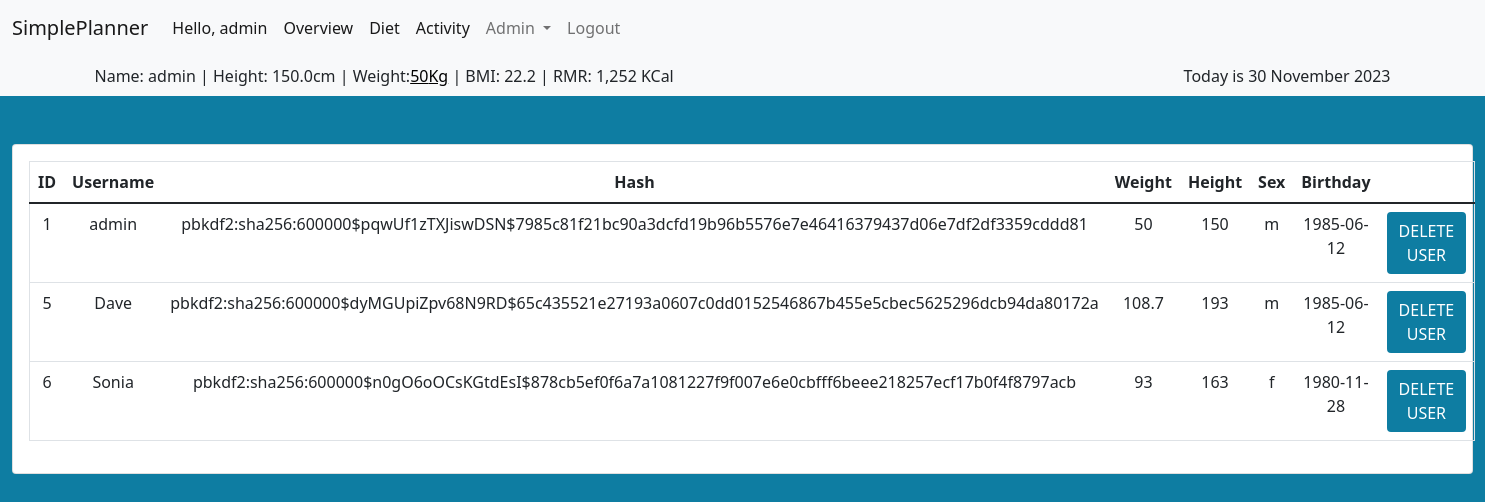
Screenshot of /admin_users (signed in) with the database file from the repository.
### tables this page shows
CREATE TABLE "users" (
    id INTEGER PRIMARY KEY, 
    username TEXT NOT NULL, 
    hash TEXT NOT NULL, 
    weight INTEGER NOT NULL,
    height INTEGER NOT NULL,
    birthday DATE NOT NULL,
    sex TEXT NOT NULL CHECK (sex='m' OR sex='f')
);

### app.py (the view)
@app.route("/admin_users")
@helpers.admin_required
def admin_users():
    cur = db.cursor()
    users = cur.execute("SELECT * FROM users").fetchall()
    cur.close()
    return render_template("admin_users.html", users=users)

### helpers.py (called while the page is built)
def dict_factory(cursor, row):
    fields = [column[0] for column in cursor.description]
    return {key: value for key, value in zip(fields, row)}

def admin_required(f):
    @wraps(f)
    def decorated_function(*args, **kwargs):
        if session.get("user_id") != 1:
            return redirect("/logout")
        return f(*args, **kwargs)
    return decorated_function

def kcal(value):
    return f"{value:,} KCal"

def date_format(value):
    months = ("January", "February", "March", "April", "May", "June",
              "July", "August", "September", "October", "November", "December")
    month = months[value.month-1]
    return "{} {} {}".format(value.day, month, value.year)

### templates/admin_users.html (shortened to what this page needs)
{% extends "layout.html" %}
{% block main %}
<div class="card text-center">
    <div class="card-body">
        <table class="table">
            <thead>
                <tr>
                    <th>ID</th>
                    <th>Username</th>
                    <th>Hash</th>
                    <th>Weight</th>
                    <th>Height</th>
                    <th>Sex</th>
                    <th>Birthday</th>
                    <th></th>
                </tr>
            </thead>
            <tbody>
                {% for user in users %}
                <tr>
                    <td>{{ user["id"] }}</td>
                    <td>{{ user["username"] }}</td>
                    <td>{{ user["hash"] }}</td>
                    <td>{{ user["weight"] }}</td>
                    <td>{{ user["height"] }}</td>
                    <td>{{ user["sex"] }}</td>
                    <td>{{ user["birthday"] }}</td>
                    <td>
                        <form action="/delete_user" method="post"
                            onsubmit="return confirm('Are you sure you wish to delete {{ user.username }} ?');">
                            {% if session["user_id"] == user["id"] %}
                            <button type="submit" disabled>DELETE USER</button>
                            {% else %}
                            <button type="submit">DELETE USER</button>
                            {% endif %}
                        </form>
                    </td>
                </tr>
                {% endfor %}
            </tbody>
        </table>
    </div>
</div>
{% endblock %}

### templates/layout.html (shortened to what this page needs)
<!DOCTYPE html>
<html lang="eng">
<head>
    <link href="https://cdn.jsdelivr.net/npm/bootstrap@5.1.3/dist/css/bootstrap.min.css"
 rel="stylesheet">
    <link rel="stylesheet" href="https://cdn.jsdelivr.net/npm/bootstrap-icons@1.11.1/font/bootstrap-icons.css">
    <link rel="stylesheet" type="text/css" href="static/style.css">
</head>
<body>
    <nav class="navbar navbar-expand-lg navbar-light bg-light">
        <div class="container-fluid">
            <a class="navbar-brand" href="/">SimplePlanner</a>
            <div class="collapse navbar-collapse" id="navbarNavDropdown">
                <ul class="navbar-nav">
                    {% if session["user_id"] %}
                    <li class="nav-item">
                        <a class="nav-link active" aria-current="page" href="#">Hello, {{ session["username"] }}</a>
                    </li>
                    <li class="nav-item">
                        <a class="nav-link active" aria-current="page" href="/overview">Overview</a>
                    </li>
                    <li class="nav-item">
                        <a class="nav-link active" aria-current="page" href="/diet_diary">Diet</a>
                    </li>
                    <li class="nav-item">
                        <a class="nav-link active" aria-current="page" href="/exercise_diary">Activity</a>
                    </li>
                    {% if session["user_id"] == 1 %}
                    <li class="nav-item dropdown">
                        <a class="nav-link dropdown-toggle" href="#" id="navbarDropdownMenuLink" role="button"
                            data-bs-toggle="dropdown" aria-expanded="false">
                            Admin
                        </a>
                    </li>
                    {% endif %}
                    <li class="nav-item">
                        <a class="nav-link" href="/logout">Logout</a>
                    </li>
                    {% endif %}
                </ul>
            </div>
        </div>
    </nav>
    {% if session["user_id"] %}
    <nav class="navbar navbar-expand-lg navbar-light bg-light">
        <div class="container">
            <div class="collapse navbar-collapse" id="navbarButtonsExample">
                Name: {{ session["username"] }} | Height: {{ session["height"] }}cm | Weight: <a type="button"
                    data-bs-toggle="modal" data-bs-target="#update_weight" href="#">{{ session['weight'] }}Kg</a>&nbsp|
                BMI: {{ (session["weight"] / ((session["height"] / 100) * (session["height"] / 100))) | round(1,
                'common') }} | RMR: {{ session["rmr"] | kcal }}
            </div>
            <div class="d-flex align-items-center">
                Today is {{ session["today"] | date_format }}
            </div>
        </div>
    </nav>
    {% endif %}
    <main class="container-fluid py-5 text-center">
        {% block main %}{% endblock %}
    </main>
</body>
</html>

### static/style.css (style rules this page uses)
body { background-color: rgb(14, 125, 162); }
a { color: rgb(255, 255, 255); }
table { border: 1px solid; }
button { background-color: rgb(14, 125, 162); border: 2px solid rgb(14, 125, 162); color: white; padding: 5px 10px; text-align: center; text-decoration: none; display: inline-block; font-size: 16px; border-radius: 4px; transition-duration: 0.4s; }
.navbar a, .modal a { color: rgb(0, 0, 0); }

### rows the page displays
users: username "admin", id "1", hash "pbkdf2:sha256:600000$pqwUf1zTXJiswDSN$7985c81f21bc90a3dcfd19b96b5576e7e46416379437d06e7df2df3359cddd81", weight "50", height "150", sex "m", birthday "1985-06-12", shows "DELETE USER"
users: id "5", username "Dave", hash "pbkdf2:sha256:600000$dyMGUpiZpv68N9RD$65c435521e27193a0607c0dd0152546867b455e5cbec5625296dcb94da80172a", weight "108.7", height "193", sex "m", birthday "1985-06-12", shows "DELETE USER"
users: id "6", username "Sonia", hash "pbkdf2:sha256:600000$n0gO6oOCsKGtdEsI$878cb5ef0f6a7a1081227f9f007e6e0cbfff6beee218257ecf17b0f4f8797acb", weight "93", height "163", sex "f", birthday "1980-11-28", shows "DELETE USER"

### other values shown
{{ session["height"] }} "150.0"
{{ session['weight'] }} "50"
{{ session["rmr"] | kcal }} "1,252 KCal"
{{ session["today"] | date_format }} "30 November 2023"
